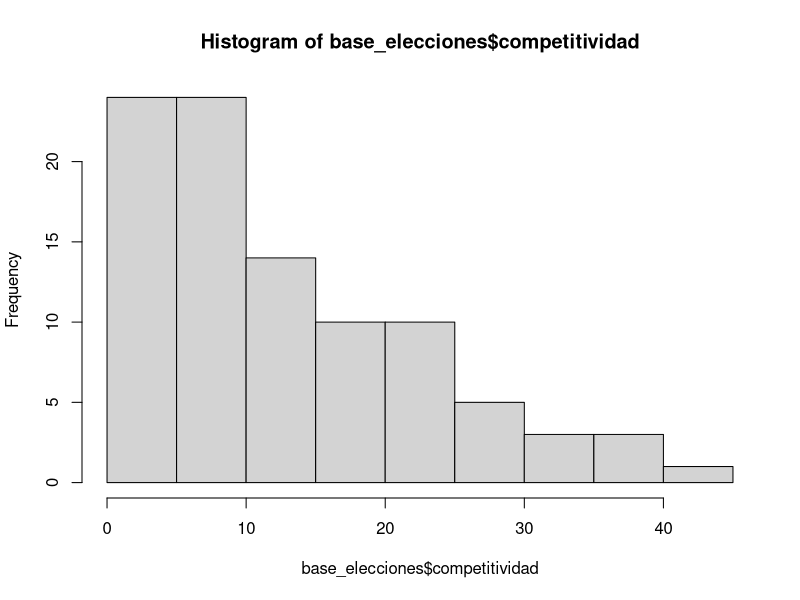
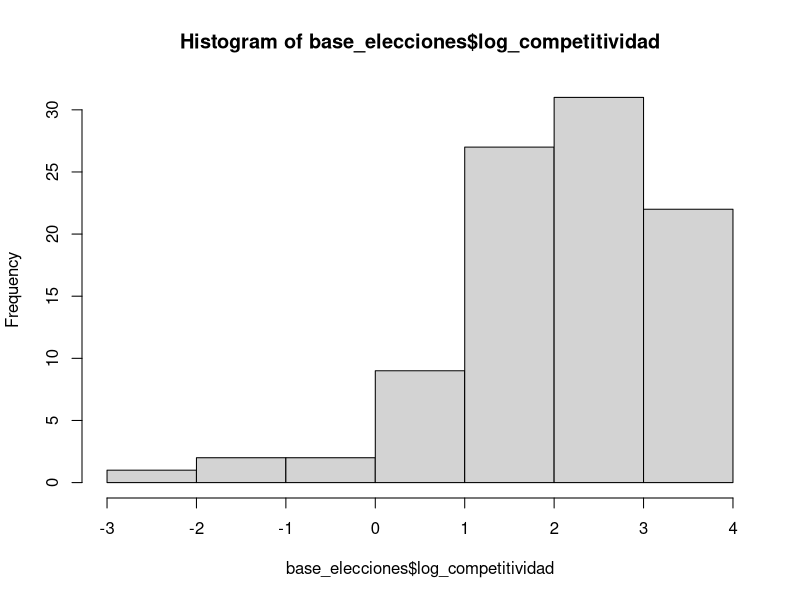
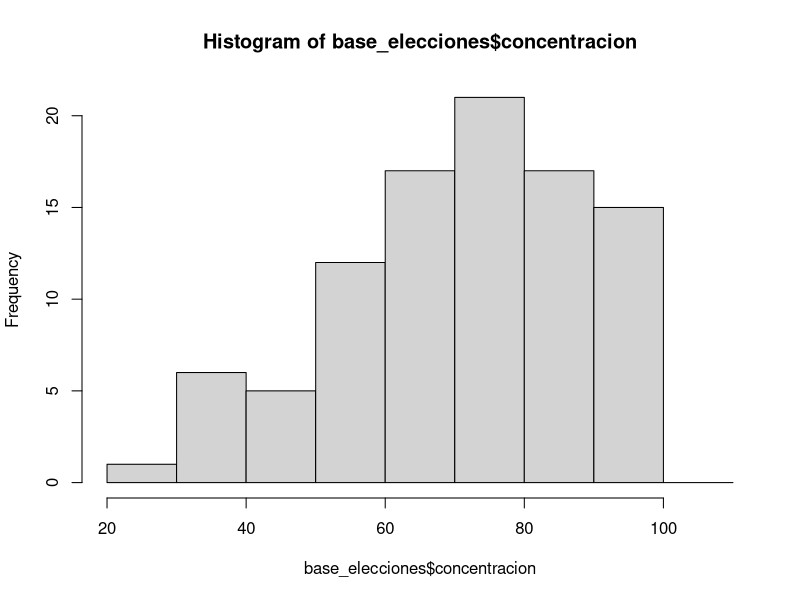
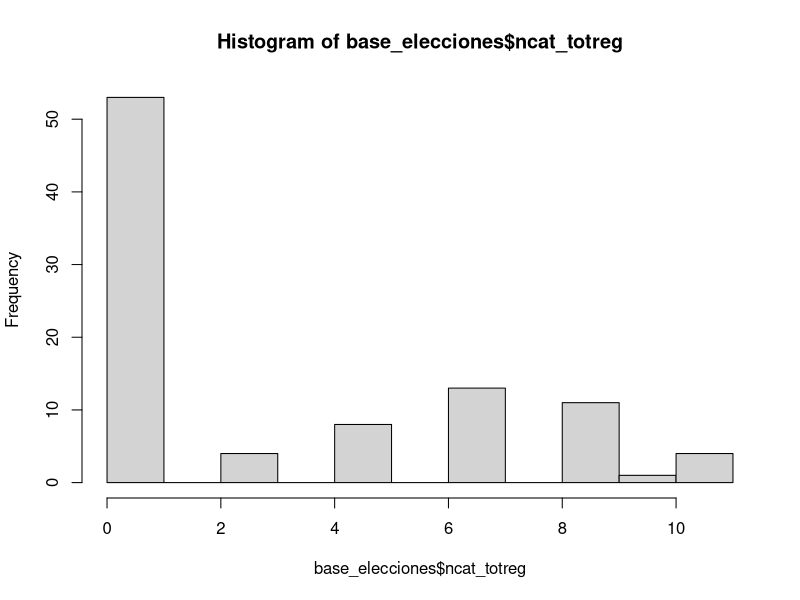
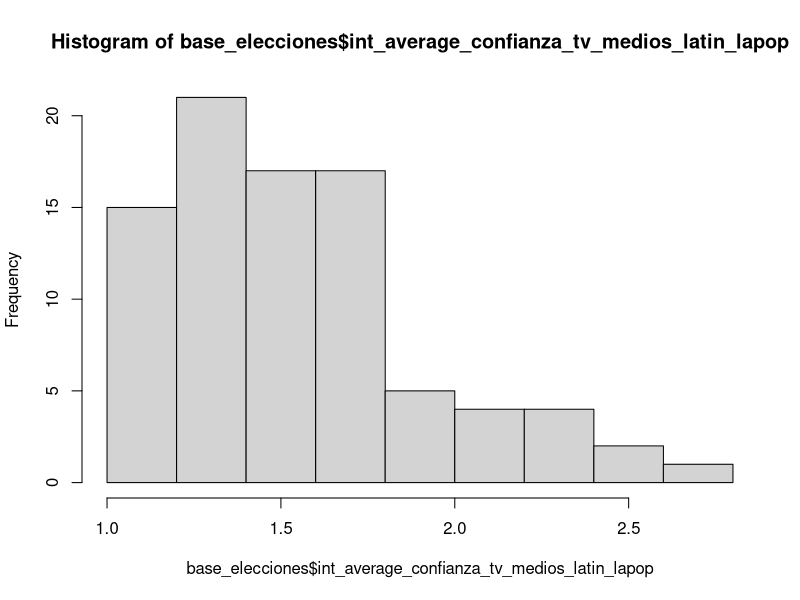
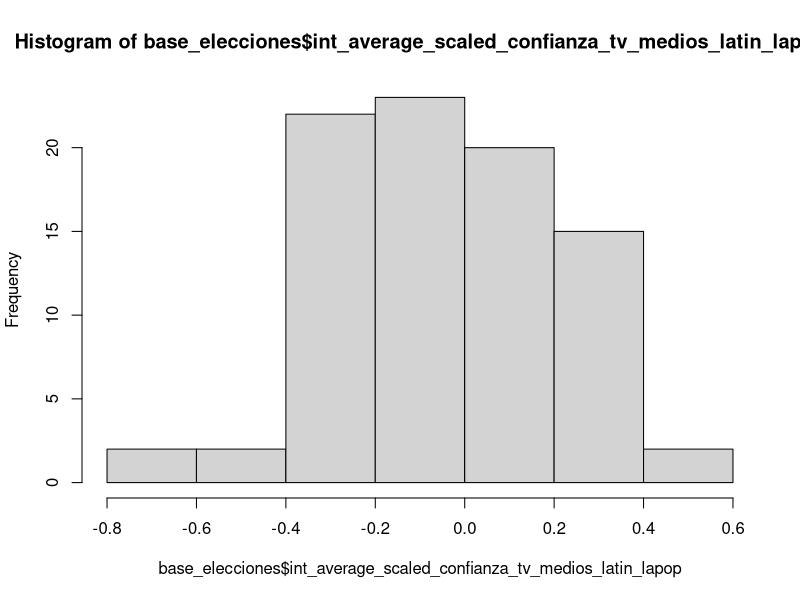
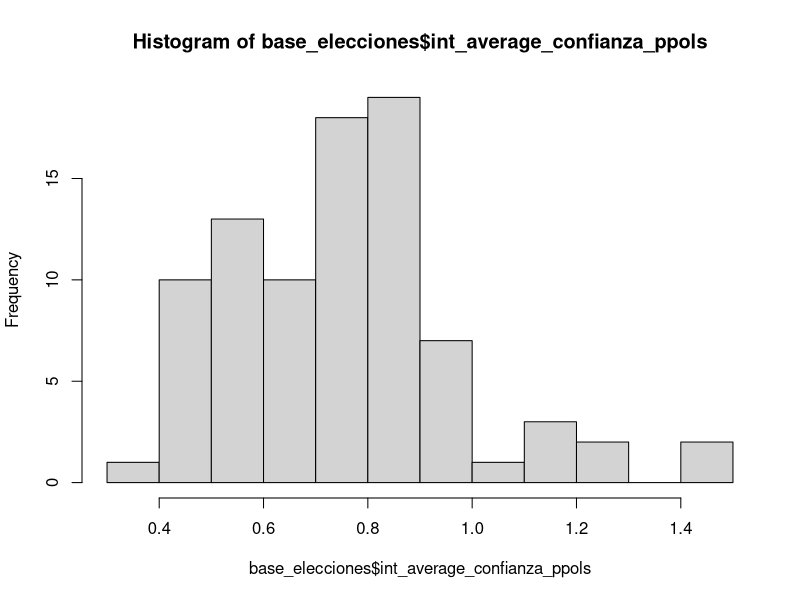
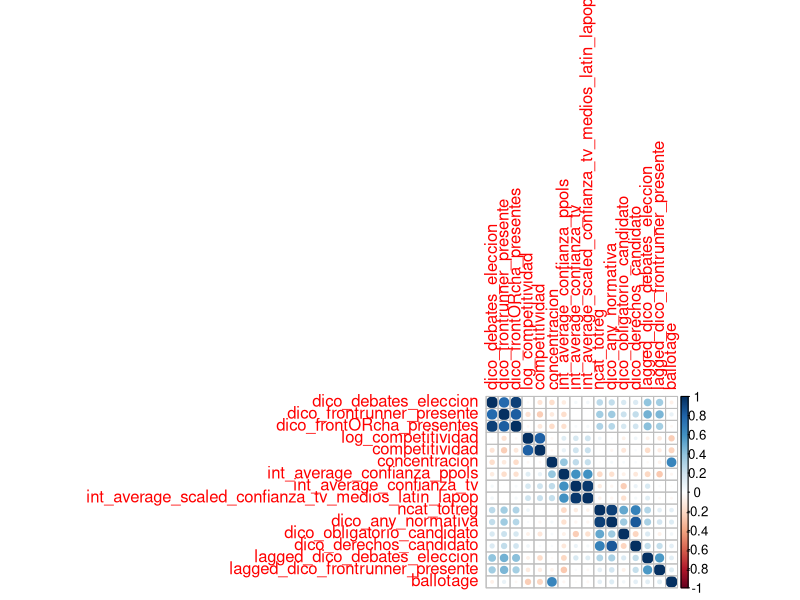

The R source for these figures, in order:
# MODELO DE PROBA DE AUSENCIAS PARA LOS CANDIATOS

# version borrador 8 abril 2024

# APUNTES: LISTA DE PENDIENTES #############

# PENDIENTE: AGREGAR CONTROL INTERACTIVO BALLOTAGE==1 que deberia volver insignificante el efecto de la concentracion. LISTO. RESULTADOS RAROS. PARA PENSAR / PREGUNTAR MAURICIO

# PENDIENTE CONSTRUIR TABLAS PARA INTERPRETAR VARIANDO VALORES DE TODAS VARIABLES
# PENDIENTE: PLOTEAR GRAFICOS INVIRTIENDO VARIABLES QUE SE VUELVEN VISIBLES, EJ NORMATIVA/ TRADICION, probado ya , igual definitivo cuando tengamos modelo definitivo
# PENDIENTE pensar pos de agregar todas variantes en un mismo grafico, o en un mismo panel

# PENDIENTE: ESTADISTICAS DESCRIPTIVAS! # estoy haciendo tablas y diferencias de medias, abr 2024, ver si algo mas es relevante
# PENDIENTE: QUIZAS SE PUEDEN INTERPRETAR RELAC VIBARIADAS COMO CUASI NEC Y CUASI SUF , P PENSAR# 

# IMPORTANTE PENDIENTE: QUIZAS CONSIDERAR UNA VD DE DEBATES SI PERO SIN FRONTRUNNER PARA ID CAUSAS SOBRE ESTE SUBSET,
# AUNQUE ATENTI PUEDE SER UN N MUY BAJO PARA LA CATEGORIA
# EN GRAL RESULTADOS A HOY ABRIL 11 2024 VIENEN SUGIRIENDO QUE DETS SON PARECIDOS PERO DIFERENTES
# A INCUMBENT SI O SI LE IMPORTA LA COMPETITIVIDAD
# PARA EL RESTO ES UN POCO MAS IMPORTANTE LA CONCENTRACION, LA COMPETITIVIDAD PIERDE IMP 

# PENDIENTES/ AYUDAMEMORIA 
# recirdar que para inclusion de VIS importa ortogonalidad o no, ademas de relevancia
# recordar interpretar sustantivamente la magnitud de los coeficientes

# LIBRERIAS #####

library(tidyverse)

# DATA ###########
setwd("/home/carolina/Documents/Proyectos R/debates_latam2024/tesis_doctorado/datav2023")
base_elecciones <- read.csv("all_elections.csv") %>% select(-X)
setwd("/home/carolina/Documents/Proyectos R/debates_latam2024/tesis_doctorado/")
options(scipen=999)
# TRABAJO ########

# CREACION DE VARIABLES AUXILIARES ##########

# variables dico de normativa

base_elecciones <- base_elecciones %>% 
  mutate(dico_obligatorio_candidato = ifelse(ncat_regcandidatos==3,1,0),
         dico_derechos_candidato = ifelse(ncat_regcandidatos==2,1,0))

base_elecciones <- base_elecciones %>% 
  mutate(dico_any_normativa = ifelse(ncat_regcandidatos>=2,1,0))

base_elecciones <- base_elecciones %>% 
  mutate(log_competitividad = log(competitividad))

# recategorizamos ballotage
base_elecciones <- base_elecciones %>% 
  mutate(ballotage = ifelse(ncat_ronda==2,1,0))

# base sin outlier competitividad # para probar modelos, comentar cuando aplique
full_data <- base_elecciones 
base_elecciones <- base_elecciones %>% 
  subset(electionid!="El Salvador 2024-02-04")
 
# EXPLORACION DESCRIPTIVA ###########

# exploracion de VDs alternativas
table(base_elecciones$dico_debates_eleccion)
table(base_elecciones$dico_frontrunner_presente)
table(base_elecciones$dico_frontORcha_presentes)

# chequeamos distribs bivariadas

# VIS CONTINUAS #

# COMPETITIVIDAD #
mean_values <- aggregate(competitividad ~ dico_debates_eleccion, base_elecciones, mean, na.rm = TRUE)
# hay mas competitividad (menos dif entre candidatos) cuando hay debates

mean_values <- aggregate(competitividad ~ dico_frontrunner_presente, base_elecciones, mean, na.rm = TRUE)
# idem, hay mas competitividad (menos dif entre candidatos) cuando hay debates, la diferencia es ligeramente mas amplia

# distrib
hist(base_elecciones$competitividad) # ojo, hay un outlier que puede ser problematico, calculo que se trata de el salvador
hist(base_elecciones$log_competitividad) # tiene mas sentido. otra alternativa sacar outlier?

# CONCENTRACION #
mean_values <- aggregate(concentracion ~ dico_debates_eleccion, base_elecciones, mean, na.rm = TRUE)
# las elecciones estan mas concentradas cuando no hay debates, o mas dispersas cuando hay debates

mean_values <- aggregate(concentracion ~ dico_frontrunner_presente, base_elecciones, mean, na.rm = TRUE)
# idem, pero al diferencia se estrecha a casi la mitad (6 puntos versus 3 puntos de diferencia en la diferencia de promedios)

hist(base_elecciones$concentracion)

# TOTREG #
mean_values <- aggregate(ncat_totreg ~ dico_debates_eleccion, base_elecciones, mean, na.rm = TRUE)
# la regulacion es mas estricta cuando hay debates

mean_values <- aggregate(ncat_totreg ~ dico_frontrunner_presente, base_elecciones, mean, na.rm = TRUE)
# idem, y la diferencia de medias se agranda para este caso

hist(base_elecciones$ncat_totreg)

# CONFIANZA EN MEDIOS # # PENDIENTE CORREGIR ESTE INDICADOR Y PROBAR ALTERNATIVOS 
mean_values <- aggregate(int_average_confianza_tv_medios_latin_lapop ~ dico_debates_eleccion, base_elecciones, mean, na.rm = TRUE)
# hay mas confianza en medios cuando hay debates dif de 0.6 puntos aprox en escala de 0 a 4

mean_values <- aggregate(int_average_confianza_tv_medios_latin_lapop ~ dico_frontrunner_presente, base_elecciones, mean, na.rm = TRUE)
# diferencia se reduce e invierte: hay mas confianza en medios cuando NO hay debates.
# IGUAL CATEGORIZACION DEL INDICADOR PUEDE ESTAR GENERANDO PROBLEMAS

hist(base_elecciones$int_average_confianza_tv_medios_latin_lapop)

# probamos version escalada
mean_values <- aggregate(int_average_scaled_confianza_tv_medios_latin_lapop ~ dico_debates_eleccion, base_elecciones, mean, na.rm = TRUE)
# hay menos confianza alli donde no hay debates
mean_values <- aggregate(int_average_scaled_confianza_tv_medios_latin_lapop ~ dico_frontrunner_presente, base_elecciones, mean, na.rm = TRUE)
# casi no hay diferencia

hist(base_elecciones$int_average_scaled_confianza_tv_medios_latin_lapop)


# CONFIANZA EN PPOLS # 
mean_values <- aggregate(int_average_confianza_ppols ~ dico_debates_eleccion, base_elecciones, mean, na.rm = TRUE)
# hay ligeramente mas confianza en ppols cuando NO hay debates

mean_values <- aggregate(int_average_confianza_ppols ~ dico_frontrunner_presente, base_elecciones, mean, na.rm = TRUE)
# idem, y distancia se agranda ligeramente

hist(base_elecciones$int_average_confianza_ppols)

# VARIABLES DICO # # PENDIENTE: QUIZAS SE PUEDEN INTERPRETAR ESSTAS VARIABLES COMO CUASI NEC Y CUASI SUF , P PENSAR# 

# RONDA # 
base_elecciones$ballotage %>% table()  
table(base_elecciones$ballotage, base_elecciones$dico_debates_eleccion)
# la distrib sugiere que esta variable es practicamente irrelevante , aunque hay ligeramente mas   
49/16 # en primera ronda 
22/8 # en segunda ronda # hay proporcionalmente mas debates en segunda que en primera ronda
table(base_elecciones$ballotage, base_elecciones$dico_frontrunner_presente)
25/40 # la relacion se vuelve MUCHO mas marcada para debates con fronturnner presente, casi por definicion 
# (--ya todos los debates que teniamos en segunda ronda en la cuenta anterior tenian al frontrunner presente--. 
#p pensar, hay que ver que hacer c esto)

# TRADICION # 
base_elecciones$lagged_dico_debates_eleccion %>% table()  
table(base_elecciones$lagged_dico_debates_eleccion, base_elecciones$dico_debates_eleccion)
# cuando no hubo debates en eleccion anterior, es ligeramente mas probable que no haya debates
# la relacion se invierte y por gran dif cuando si hubo debates (de cualq tipo) en eleccion anterior

table(base_elecciones$lagged_dico_debates_eleccion, base_elecciones$dico_frontrunner_presente)
# resultados similares, pero muy marcados para cuando no hubo debates en elec anterior 
# menos marcados para cuando hubo debates cualq en eleccion anterior 
# es decir, aun habiendo debates en elecc anterior no se coacciona del todo a frontrunner
# y que no haya habido debates en elecc anterior definitivamente da rienda mas suelta al frontrunner

base_elecciones$lagged_dico_frontrunner_presente %>% table()  
table(base_elecciones$lagged_dico_frontrunner_presente, base_elecciones$dico_debates_eleccion)
# se invierte para el caso de no debates (c frontrn) en elec anterior (vs cualq debate),en el sentido de que 
# aun no habiendo habido debates c frontrun, es mas prob que haya un debate (cualq) en elec actual que que no

table(base_elecciones$lagged_dico_frontrunner_presente, base_elecciones$dico_frontrunner_presente)
# aqui de nuevo results consistentes con narrativa en el sentido de que
# cuando frontrunner no asistio a ningun debate en elec anterior, es mas probable que no lo haga en actual eleccion (de hecho se espeja diferencia respecto de cuenta inmediata anterior)
# cuando frontrunner si asistio a debate en elec anterior, es mucho mas probable que si asista en la que siga

# NOMRATIVA DICO # 
base_elecciones$dico_obligatorio_candidato %>% table()   
# ojo que esta variable tiene una distrib muy sesgada
table(base_elecciones$dico_obligatorio_candidato, base_elecciones$dico_debates_eleccion)
# cuando no hay obligatoriedad, es igualmente mas probable que haya algun debate
# cuando hay obligatoriedad, 100% hay debate

table(base_elecciones$dico_obligatorio_candidato, base_elecciones$dico_frontrunner_presente)
# simil resultados anteriores, solo que proba de debate c frontrunner sin obligatoriedad disminuye respecto de cuenta anterior

base_elecciones$dico_derechos_candidato %>% table()  
table(base_elecciones$dico_derechos_candidato, base_elecciones$dico_debates_eleccion)
# cuando no hay derechos reconocidos, es mas proba que haya debates, aunque la dif se reduce respecto de la cuenta anterior
# (es relativamente mas proba que no haya debates que cuando no hay obligacion)

table(base_elecciones$dico_derechos_candidato, base_elecciones$dico_frontrunner_presente)
# cuando hay derechos reconocidos, es mucho mas proba que haya debates
# aun asi, hay ligera proba de que no haya debates

base_elecciones$dico_any_normativa %>% table()  
table(base_elecciones$dico_any_normativa, base_elecciones$dico_debates_eleccion)
# cuando no hay normativa, hay igualmente chances de que haya debates, pero la diferencia se achica respecto de anteriores, acercandose al 50/50 de chances
# es decir que esta variable se vuelve indiferente cuando es 0, ergo no es NEC para debates
# cuando hay normativa, casi siempre hay debates, salvo excepciones
table(base_elecciones$dico_any_normativa, base_elecciones$dico_frontrunner_presente)
# idem comentario para cuando hay normativa
# las chances se vuelven casi 50/50 para el caso de debates c asistencia de frontrunner (respecto de cualq debate) cuando NO hay normativa


### MULTICOLINEALIDAD CRUZADA PENDIENTE ## ACA ME QUEDE #####
# Calculate the correlation matrix
#full_data <- base_elecciones # reserva

cor_base_elecciones <- base_elecciones %>% 
  select(dico_debates_eleccion,
         dico_frontrunner_presente,
         dico_frontORcha_presentes,
         log_competitividad,
         competitividad,
         concentracion,
         int_average_confianza_ppols,
         int_average_confianza_tv,
         int_average_scaled_confianza_tv_medios_latin_lapop,
         ncat_totreg,
         dico_any_normativa,
         dico_obligatorio_candidato,
         dico_derechos_candidato,
         lagged_dico_debates_eleccion,
         lagged_dico_frontrunner_presente,
         ballotage)

correlation_matrix <- cor(cor_base_elecciones, use= "na.or.complete")

# Print the correlation matrix
print(correlation_matrix)

# Install and load the corrplot package if you haven't already
#install.packages("corrplot")
library(corrplot)

# Visualize the correlation matrix
corrplot(correlation_matrix, method = "circle")

# ballotage y concentracion efectivamente presentan un problema de multicolinealidad 
# no se bien si/como abordar esto 
# quizas lo que quiero capturar es justamente del ballotage su mayor concentracion y competitividad
# por ende no tiene mucho sentido agregarlo
# PENDIENTE PREG CELES

######################### MODELOS #########################

# MODELOS CON VARIABLE COMPET COMO BADE ##########

# vd original #####
modelo_base0 <- glm(dico_debates_eleccion ~ 
                      competitividad,
                    #log_competitividad,
                      data = base_elecciones,
                      family = "binomial")
summary(modelo_base0)

# signo esperado, magnitud pequeña, soprrendentemente parecida a la de modelos candidato; significavito al 0.1
# cuanto mas distancia entre 1 y 2, menos proba de debate
# para version log: perdemos significancia. signo sigue igual al esperado

# repetimos para otras VD: ####
modelo_base1 <- glm(dico_frontrunner_presente ~ 
                      competitividad,
                    #log_competitividad,
                   data = base_elecciones,
                   family = "binomial")
summary(modelo_base1)  # crece en magnitud, levemente, y en sginificancia. Signo sigue siendo el esperado
# para version log, crece en magnitud, signo igual al esperado, pero sigue sin ser sficativo
# para version normal pero sin outlier, es sficativa al 0.1. magnitud peq pero similar a version con outlier. signo esperado

modelo_base2 <- glm(dico_frontORcha_presentes ~ 
                      competitividad,
                      #log_competitividad,
                   data = base_elecciones,
                   family = "binomial") # resultados similares a version original en todo sentido
summary(modelo_base2)

# AGREGAMOS COMPLICACIONES AL MODELO ############
# MAS VARIABLES SOBRE PARTIDOS #############

modelo_1_0 <- glm(dico_debates_eleccion ~ 
                    competitividad +
                    #log_competitividad + 
                    concentracion,
                  data = base_elecciones,
                  family = "binomial")
summary(modelo_1_0)

# crece en magnitud, aunque lgieramente, coef competitividad. mejora sficancia al 0.05
# concentracion es sficativo al 0.1. magnitud pequeña. (pendiente interpretar magnitudes en terminos sustantivos)
# signo es el esperado: a mas concentracion, menos proba de debates, lo que abreva de mi idea de fragmentacion
# para version log: no sficativo

# probamos con VD alternativas 

modelo_1_1 <- glm(dico_frontrunner_presente ~ 
                    competitividad +
                    #log_competitividad + 
                    concentracion,
                  data = base_elecciones,
                  family = "binomial")
summary(modelo_1_1) 
# coef competitividad parecido a modelo base, tb un poco mas grande que para modelo 1_0. concetracion signo esperado pero pierde sficancia
# tiene sentido con idea de que fragmentacion aumenta proba de debates, pero no con candidato ppal presente
# version log: simil anterior: crece en magnitud, signo esperado, pero sin significancia
# idem version sin outlier, sficativa al 0.1

modelo_1_2 <- glm(dico_frontORcha_presentes ~                     
                    competitividad +
                    #log_competitividad + 
                    concentracion,
                  data = base_elecciones,
                  family = "binomial")
summary(modelo_1_2)
# consistente con idea anterior, aqui concentracion vuelve a ser sficativo (igual su magnitud sigue siendo reducida),
# indicando que hay oportunidades en las que fragmentacion ayuda a que haya debate, aunque sin necesariamente garantizar presencia de ppales contenedores
# en este modelo competitividad tiene performance parecida al modelo base 
# version log: simil comentarios anteriores. 
# EN CASOS QUE SIGUEN SIGUE OCURRIENDO PARECIDO SALVO INDICACION EN CONTRARIO: VERSION LOG PIERDE SFICANCIA ESTADISTICA

# VARIABLES LAGGED SOBRE DEBATES ##############

modelo_21_0 <- glm(dico_debates_eleccion ~ 
                     competitividad + 
                     #log_competitividad +
                     lagged_dico_debates_eleccion,
                  data = base_elecciones,
                  family = "binomial")
summary(modelo_21_0)

modelo_22_0 <- glm(dico_debates_eleccion ~ 
                     competitividad + 
                     #log_competitividad + 
                     concentracion + 
                     lagged_dico_debates_eleccion,
                  data = base_elecciones,
                  family = "binomial")
summary(modelo_22_0)

# debate en eleccion anterior es por lejos mejor predictor, magnitud mucho mas grande y sficativo al 0.001
# igual para pensar: magnitud tiene que ver con escalas. competitividad y concetrancion varian del 1 al 100 (hipoteticamente), lagged es dicotomica. 
# interesante es que variables de competencia y concentracion se mantienen parecidas!

# probamos con variables VD alternativas
modelo_21_1 <- glm(dico_frontrunner_presente ~ 
                     competitividad + 
                     #log_competitividad + 
                     lagged_dico_frontrunner_presente,
                   data = base_elecciones,
                   family = "binomial")
summary(modelo_21_1)

modelo_22_1 <- glm(dico_frontrunner_presente ~ 
                     competitividad + 
                     #log_competitividad + 
                     concentracion + 
                     lagged_dico_frontrunner_presente,
                   data = base_elecciones,
                   family = "binomial")
summary(modelo_22_1)
# idem comentario modelo_2 de arriba: se mantiene muy parecido a modelo_1, pero lagged aparece claramente como un predictor mas pontente, todavia mas cierto para el caso de la asistencia del frontrunner
# un peq parentesis, usando otra lagged con esta VD: 
modelo_23_1 <- glm(dico_frontrunner_presente ~ 
                     competitividad + 
                     #log_competitividad + 
                     concentracion + 
                     lagged_dico_debates_eleccion,
                   data = base_elecciones,
                   family = "binomial")
summary(modelo_23_1) # coef sigue siendo muy grande, aunque magnitud disminuye muy ligeramente respecto de 21_1. Idem en linea con expectativas

modelo_21_2 <- glm(dico_frontORcha_presentes ~ 
                     competitividad + 
                     #log_competitividad +
                     lagged_dico_frontORcha_presentes,
                   data = base_elecciones,
                   family = "binomial")
summary(modelo_21_2)

modelo_22_2 <- glm(dico_frontORcha_presentes ~ 
                     competitividad + 
                     #log_competitividad +
                     concentracion + 
                     lagged_dico_frontORcha_presentes,
                   data = base_elecciones,
                   family = "binomial")
summary(modelo_22_2) 
# simil comentarios anteriores, en este caso modelo si difiere de anteriores en coef concentracion, que pierde sficancia
# en lo demas idem: modelo muy parecido a modelo_1, pero lagged emerge como mejor predictor 

# FIXED EFFECTS POR PAIS ######

modelo_31_0 <- glm(dico_debates_eleccion ~ 
                     competitividad + 
                     #log_competitividad +
                     cat_pais,
                   data = base_elecciones,
                   family = "binomial")
summary(modelo_31_0)
# competitividad sigue teniendo signo esperado, mejora tamaño y nivel de sficancia
# fixed effects muchos no son sficativos, pero pendiente ver como assess esto creo que prueba F

modelo_32_0 <- glm(dico_debates_eleccion ~ 
                     competitividad + 
                     #log_competitividad + 
                     concentracion + 
                     lagged_dico_debates_eleccion + 
                     cat_pais,
                   data = base_elecciones,
                   family = "binomial")
summary(modelo_32_0)
# variable concentracion pierde sficancia, idem lagged, aunque mantienen su signo y en el caso de concentracion su magnitud
# estas variables parecen mas estructurales (sobre todo lagged) , por lo que fixed effects parecen comerse su efecto
# curioso, en modelo sin outlier competitivdad adquiere sficancia estadistica. lagged la manteiene pero reducida

# VDs alternativas


modelo_31_1 <- glm(dico_frontrunner_presente ~ 
                     competitividad + 
                     #log_competitividad + 
                     cat_pais,
                   data = base_elecciones,
                   family = "binomial")
summary(modelo_31_1) # idem comentarios que para 31_0, notese que aqui competitividad aumenta bastante su magnitud (x3)

modelo_32_1 <- glm(dico_frontrunner_presente ~ 
                     competitividad + 
                     #log_competitividad + 
                     concentracion + 
                     lagged_dico_frontrunner_presente + 
                     cat_pais,
                   data = base_elecciones,
                   family = "binomial")
summary(modelo_32_1) # idem


modelo_31_2 <- glm(dico_frontORcha_presentes ~ 
                     competitividad + 
                     #log_competitividad +
                     cat_pais,
                   data = base_elecciones,
                   family = "binomial")
summary(modelo_31_2) # idem comentarios anteriores

modelo_32_2 <- glm(dico_frontORcha_presentes ~ 
                     competitividad + 
                     #log_competitividad +
                     concentracion + lagged_dico_frontORcha_presentes + cat_pais,
                   data = base_elecciones,
                   family = "binomial")
summary(modelo_32_2) # idem

# el hecho de que competitividad aumente tanto su magnitud
# parece ser indicativo de que hay otros factores estructurales que no estamos considerando y que diluyen su efecto
# porque estarian correlacionados con esta variable (((para pensar: en que direccion???)))

# VARIABLES CONFIANZA LATINOBAROMETRO (PENDIENTE! EMPROLIJAR) ############

# modelo con interpolacion # pueden variarse los indicadores de confianza 
# OJO ATENTI pendiente ver como homogenizar esta variable tomada de fuentes alternativas,
# quizas sea mas adecuado estandarizar y recalcular

modelo_4_0 <- glm(dico_debates_eleccion ~ 
                    competitividad + 
                    #log_competitividad +
                    concentracion + 
                    lagged_dico_debates_eleccion +
                    int_average_scaled_confianza_tv_medios_latin_lapop + int_average_confianza_ppols,
                    #int_average_confianza_tv_medios_latin_lapop + int_average_confianza_ppols,
                data = base_elecciones,
                family = "binomial")
summary(modelo_4_0) 
# definitivamente sin resultados sficativos, en este modelo completo competitividad recupera sficancia aunque al 0.1, y aumenta en magnitud, mantiene signo esperado
# coefs de confianza cambian mucho y son definitivamente no sficativos }
# los resultados se mantienen similares para los distintos indicadores de confianza en medios utilizados
# version log de competitividad no es sficativa

modelo_4_1 <- glm(dico_frontrunner_presente ~ 
                    competitividad + 
                    #log_competitividad +
                    concentracion + 
                    lagged_dico_frontrunner_presente + 
                    int_average_scaled_confianza_tv_medios_latin_lapop + int_average_confianza_ppols,
                    #int_average_confianza_tv_medios_latin_lapop + int_average_confianza_ppols,
                  data = base_elecciones,
                  family = "binomial")
summary(modelo_4_1) 

# VARIABLES LEGISLACION #############
# pendiente 
modelo_5_0 <- glm(dico_debates_eleccion ~ 
                    competitividad + 
                    #log_competitividad +
                    concentracion + 
                    lagged_dico_debates_eleccion + 
                    int_average_scaled_confianza_tv_medios_latin_lapop + int_average_confianza_ppols +
                    #int_average_confianza_tv_medios_latin_lapop + int_average_confianza_ppols +
                    ncat_totreg,
                  data = base_elecciones,
                  family = "binomial")
summary(modelo_5_0) 

modelo_5_1 <- glm(dico_frontrunner_presente ~ 
                    competitividad + 
                    #log_competitividad +
                    concentracion + 
                    lagged_dico_frontrunner_presente + 
                    int_average_scaled_confianza_tv_medios_latin_lapop + int_average_confianza_ppols +
                    #int_average_confianza_tv_medios_latin_lapop + int_average_confianza_ppols +
                    ncat_totreg,
                data = base_elecciones,
                family = "binomial")
summary(modelo_5_1) 
# muy interesante la diferencia entre estos dos modelos!!! 
# para probar mas detenidamente, apenas los mire
# es decir que: alli donde NO hay tradicion NI regulacion, seguro importa la competencia,no?
# probar con variables dico de legislacion

# PENDIENTE: VER SI TIENE SENTIDO SELECCION DE CASOS COMO DEVIANT
# IGUAL NO SE SI TENEMOS DATOS PARA ESAS INSTANCIAS

# probamos con variables dico de normativa 

modelo_51_0 <- glm(dico_debates_eleccion ~ 
                     competitividad + 
                     #log_competitividad +
                     concentracion + 
                    lagged_dico_debates_eleccion + 
                     int_average_scaled_confianza_tv_medios_latin_lapop + int_average_confianza_ppols +
                    #int_average_confianza_tv_medios_latin_lapop + int_average_confianza_ppols +
                     dico_obligatorio_candidato + dico_derechos_candidato,
                  data = base_elecciones,
                  family = "binomial")
summary(modelo_51_0) 

modelo_51_1 <- glm(dico_frontrunner_presente ~ 
                     competitividad + 
                     #log_competitividad +
                     concentracion + 
                    lagged_dico_frontrunner_presente + 
                     int_average_scaled_confianza_tv_medios_latin_lapop + int_average_confianza_ppols +
                    #int_average_confianza_tv_medios_latin_lapop + int_average_confianza_ppols +
                     dico_obligatorio_candidato + dico_derechos_candidato,
                  data = base_elecciones,
                  family = "binomial")
summary(modelo_51_1) 
# falsa de significancia en dico_obligatorio_candidatos ha de deberse a muy bajo n, pero tamaño (!) y signo del coeficiente son sugestivos

# probamos con variable dico de normativa pero mas general


modelo_52_0 <- glm(dico_debates_eleccion ~ 
                     competitividad + 
                     #log_competitividad +
                     concentracion + 
                     lagged_dico_debates_eleccion + 
                     int_average_scaled_confianza_tv_medios_latin_lapop + int_average_confianza_ppols +
                     #int_average_confianza_tv_medios_latin_lapop + int_average_confianza_ppols +
                     dico_any_normativa,
                   data = base_elecciones,
                   family = "binomial")
summary(modelo_52_0) 

modelo_52_1 <- glm(dico_frontrunner_presente ~ 
                     competitividad + 
                     #log_competitividad +
                     concentracion + 
                     lagged_dico_frontrunner_presente + 
                     #int_average_scaled_confianza_tv_medios_latin_lapop + int_average_confianza_ppols +
                     #int_average_confianza_tv_medios_latin_lapop + int_average_confianza_ppols +
                     dico_any_normativa,
                   data = base_elecciones,
                   family = "binomial")
summary(modelo_52_1) 


######## AGREGAMOS VARIABLE RONDA #############################

modelo_6_0 <- glm(dico_debates_eleccion ~ 
                    competitividad + 
                    #log_competitividad +
                    concentracion + 
                     ballotage + ballotage*concentracion +
                     lagged_dico_debates_eleccion + 
                    int_average_scaled_confianza_tv_medios_latin_lapop + int_average_confianza_ppols +
                     #int_average_confianza_tv_medios_latin_lapop + int_average_confianza_ppols +
                     dico_any_normativa,
                   data = base_elecciones,
                   family = "binomial")
summary(modelo_6_0) 
# no se bien como interpretar resultados de este modelo, todo pierde sficancia salvo lagged_ :( ???
# igual notese que tamaño y signos de los coeficientes no cambian mucho, podemos estar simplemente teniendo un problema de poca precision, poca info para def parametros
# quizas lo mejor es tener un mejor indicador de fragmentacion y punto
# o quizas el problema es justamente la multicolinealidad entre variables!
# en version log: seguimos sin tener sficancia estadistica

modelo_6_1 <- glm(dico_frontrunner_presente ~ 
                    competitividad + 
                    #log_competitividad +
                    concentracion + 
                    ballotage + ballotage*concentracion +
                     lagged_dico_frontrunner_presente + 
                    int_average_scaled_confianza_tv_medios_latin_lapop + int_average_confianza_ppols +
                     #int_average_confianza_tv_medios_latin_lapop + int_average_confianza_ppols +
                     dico_any_normativa,
                   data = base_elecciones,
                   family = "binomial")
summary(modelo_6_1) 
# conforme con expectativas teoricas, cuando ballotage = 0, concentracion es sficativa. 
# la sficancia de ronda no puede interpretarse a simple vista puesto que en la tabla indica la sficancia de ronda solo cuando competitividad = 0 (elecciones muy muy competitivas, virtual empate)
# signo y valor indican que debates son MENOS probables en un ballotage


####### INTERPRETACION #################################
# buen enlace para leer output :  https://stats.stackexchange.com/questions/86351/interpretation-of-rs-output-for-binomial-regression 
# otro https://stats.oarc.ucla.edu/r/dae/logit-regression/
modelo_a_interpretar <- modelo_52_1 # ajustar segun deseado, por ahora (abr 2024), prefe es modelo_52_1
# EN CUALQUIER CASO CREO QUE ES INTERESANTE COMPRAR MODELOS CON VD ALTERNATIVA
# POR AHORA PARECE QUE VD CUALQ DEBATE ES MAS DEPENDIENTE DE LA CONCENTRACION, MIENTRAS QEU VD DEBATE CON CANDIDATO LIDER ES MAS DEPENIDENTE DE LA COMPETITIVIDAD
# ESTE ES UN RESULTADO INTERESANTE QUE VA EN LA LINEA DE MIS SOSPECHAS PREVIAS

# interpretacion de coeficientes:

# The logistic regression coefficients give the change in the log odds of the outcome for a one unit increase in the predictor variable.
#We can use the confint function to obtain confidence intervals for the coefficient estimates. Note that for logistic models, confidence intervals are based on the profiled log-likelihood function. We can also get CIs based on just the standard errors by using the default method.
confint(modelo_a_interpretar)
#You can also exponentiate the coefficients and interpret them as odds-ratios. R will do this computation for you. To get the exponentiated coefficients, you tell R that you want to exponentiate (exp), and that the object you want to exponentiate is called coefficients and it is part of mylogit (coef(mylogit)). We can use the same logic to get odds ratios and their confidence intervals, by exponentiating the confidence intervals from before. To put it all in one table, we use cbind to bind the coefficients and confidence intervals column-wise.
exp(coef(modelo_a_interpretar))
exp(cbind(OR = coef(modelo_a_interpretar), confint(modelo_a_interpretar)))

#You can also use predicted probabilities to help you understand the model. Predicted probabilities can be computed for both categorical and continuous predictor variables. In order to create predicted probabilities we first need to create a new data frame with the values we want the independent variables to take on to create our predictions.
#We will start by calculating the predicted probability of ... at each value of ...., holding .. and .. at their means. First we create and view the data frame.

# queremos comenzar para predicted proba de debate a cada valor de competitividad  para un pais con oblig = 0 y derechos = 0
valores_posibles_competitividad <- seq(range(log(base_elecciones$competitividad), na.rm=T)[1],range(base_elecciones$competitividad, na.rm=T)[2], 0.1)
valores_posibles_dico <- c(1,0)

# newdata1 <- with(base_elecciones, 
#                  data.frame(lagged_dico_frontrunner_presente = 0,
#                             dico_obligatorio_candidato = 0,
#                             dico_derechos_candidato = 0,
#                             concentracion = mean(concentracion, na.rm=T), 
#                             competitividad = valores_posibles))
# 
# newdata1$predicted_proba <- predict(modelo_a_interpretar, newdata = newdata1, type = "response")

# aca calculamos predicted proba de debate a cada valor de competitividad  para unvarios valores de normativva / trad

newdata2 <- with(base_elecciones, 
                 data.frame(lagged_dico_frontrunner_presente = rep(valores_posibles_dico, times = length(valores_posibles_competitividad)),
                            #dico_obligatorio_candidato = 0,#c(0,1),
                            #dico_derechos_candidato = 0,#c(0,1),
                            dico_any_normativa = 0,
                            concentracion = mean(concentracion, na.rm=T), 
                            competitividad = rep(valores_posibles_competitividad, each = length(valores_posibles_dico))))

#newdata2$predicted_proba <- predict(modelo_a_interpretar, newdata = newdata2, type = "response")

# The code to generate the predicted probabilities (the first line below) is the same as before, except we are also going to ask for standard errors so we can plot a confidence interval. We get the estimates on the link scale and back transform both the predicted values and confidence limits into probabilities.

newdata3 <- cbind(newdata2, 
                  predict(modelo_a_interpretar, 
                          newdata = newdata2, 
                          type = "link",
                          se = TRUE))

newdata3 <- within(newdata3, {
  PredictedProb <- plogis(fit)
  LL <- plogis(fit - (1.96 * se.fit))
  UL <- plogis(fit + (1.96 * se.fit))
})

# It can also be helpful to use graphs of predicted probabilities to understand and/or present the model. We will use the ggplot2 package for graphing. Below we make a plot with the predicted probabilities, and 95% confidence intervals.

ggplot(newdata3 %>% 
         mutate(lagged_dico_frontrunner_presente = as.factor(lagged_dico_frontrunner_presente)), 
       aes(x = competitividad, y = PredictedProb)) + 
  geom_ribbon(aes(ymin = LL, ymax = UL, fill= lagged_dico_frontrunner_presente), alpha = 0.2) + 
  geom_line(aes(colour = lagged_dico_frontrunner_presente), size = 1)

# aca calculamos predicted proba de debate a cada valor de competitividad  para unvarios valores de normativva / trad

newdata2 <- with(base_elecciones, 
                 data.frame(lagged_dico_frontrunner_presente = rep(valores_posibles_dico, times = length(valores_posibles_competitividad)),
                            #dico_obligatorio_candidato = 0,#c(0,1),
                            #dico_derechos_candidato = 0,#c(0,1),
                            dico_any_normativa = 1,
                            concentracion = mean(concentracion, na.rm=T), 
                            competitividad = rep(valores_posibles_competitividad, each = length(valores_posibles_dico))))

#newdata2$predicted_proba <- predict(modelo_a_interpretar, newdata = newdata2, type = "response")

# The code to generate the predicted probabilities (the first line below) is the same as before, except we are also going to ask for standard errors so we can plot a confidence interval. We get the estimates on the link scale and back transform both the predicted values and confidence limits into probabilities.

newdata3 <- cbind(newdata2, 
                  predict(modelo_a_interpretar, 
                          newdata = newdata2, 
                          type = "link",
                          se = TRUE))

newdata3 <- within(newdata3, {
  PredictedProb <- plogis(fit)
  LL <- plogis(fit - (1.96 * se.fit))
  UL <- plogis(fit + (1.96 * se.fit))
})

# It can also be helpful to use graphs of predicted probabilities to understand and/or present the model. We will use the ggplot2 package for graphing. Below we make a plot with the predicted probabilities, and 95% confidence intervals.

ggplot(newdata3 %>% 
         mutate(lagged_dico_frontrunner_presente = as.factor(lagged_dico_frontrunner_presente)), 
       aes(x = competitividad, y = PredictedProb)) + 
  geom_ribbon(aes(ymin = LL, ymax = UL, fill= lagged_dico_frontrunner_presente), alpha = 0.2) + 
  geom_line(aes(colour = lagged_dico_frontrunner_presente), size = 1)

# REPETIMOS PERO ahora ploteamos cambiando los valores de variantes en la normativa
# igual a ajustar segun modelo finalmente elegido

newdata2 <- with(base_elecciones, 
                 data.frame(lagged_dico_frontrunner_presente = 0,
                            #dico_obligatorio_candidato = 0,#c(0,1), # no entiendo bien que pasa cuando esta v es 1 y la que sigue 0, quizas se debe a la falta de casos reales, insuf variablilidad, sobre det # claro si, predicted proba es siempre 1 
                            #dico_derechos_candidato = 1,#c(0,1),
                            dico_any_normativa = rep(valores_posibles_dico, times = length(valores_posibles_competitividad)),
                            concentracion = mean(concentracion, na.rm=T), 
                            competitividad = rep(valores_posibles_competitividad, each = length(valores_posibles_dico))))

# The code to generate the predicted probabilities (the first line below) is the same as before, except we are also going to ask for standard errors so we can plot a confidence interval. We get the estimates on the link scale and back transform both the predicted values and confidence limits into probabilities.

newdata3 <- cbind(newdata2, 
                  predict(modelo_a_interpretar, 
                          newdata = newdata2, 
                          type = "link",
                          se = TRUE))

newdata3 <- within(newdata3, {
  PredictedProb <- plogis(fit)
  LL <- plogis(fit - (1.96 * se.fit))
  UL <- plogis(fit + (1.96 * se.fit))
})

# It can also be helpful to use graphs of predicted probabilities to understand and/or present the model. We will use the ggplot2 package for graphing. Below we make a plot with the predicted probabilities, and 95% confidence intervals.

ggplot(newdata3 %>% 
         mutate(dico_any_normativa = as.factor(dico_any_normativa)), 
       aes(x = competitividad, y = PredictedProb)) + 
  geom_ribbon(aes(ymin = LL, ymax = UL, fill= dico_any_normativa), alpha = 0.2) + 
  geom_line(aes(colour = dico_any_normativa), size = 1)
# ATENTI: CUANDO HAY TRADICION, EFECTO DE NORMATIVA TB SE VUELVE INDISTINGUIBLE


# invertimos posicion de variables en este ploteo ####

newdata2 <- with(base_elecciones, 
                 data.frame(lagged_dico_frontrunner_presente = 1,
                            #dico_obligatorio_candidato = 0,#c(0,1), # no entiendo bien que pasa cuando esta v es 1 y la que sigue 0, quizas se debe a la falta de casos reales, insuf variablilidad, sobre det # claro si, predicted proba es siempre 1 
                            #dico_derechos_candidato = 1,#c(0,1),
                            dico_any_normativa = rep(valores_posibles_dico, times = length(valores_posibles_competitividad)),
                            concentracion = mean(concentracion, na.rm=T), 
                            competitividad = rep(valores_posibles_competitividad, each = length(valores_posibles_dico))))


# The code to generate the predicted probabilities (the first line below) is the same as before, except we are also going to ask for standard errors so we can plot a confidence interval. We get the estimates on the link scale and back transform both the predicted values and confidence limits into probabilities.

newdata3 <- cbind(newdata2, 
                  predict(modelo_a_interpretar, 
                          newdata = newdata2, 
                          type = "link",
                          se = TRUE))

newdata3 <- within(newdata3, {
  PredictedProb <- plogis(fit)
  LL <- plogis(fit - (1.96 * se.fit))
  UL <- plogis(fit + (1.96 * se.fit))
})

# It can also be helpful to use graphs of predicted probabilities to understand and/or present the model. We will use the ggplot2 package for graphing. Below we make a plot with the predicted probabilities, and 95% confidence intervals.

ggplot(newdata3 %>% 
         mutate(dico_any_normativa = as.factor(dico_any_normativa)), 
       aes(x = competitividad, y = PredictedProb)) + 
  geom_ribbon(aes(ymin = LL, ymax = UL, fill= dico_any_normativa), alpha = 0.2) + 
  geom_line(aes(colour = dico_any_normativa), size = 1)
# y cuando no hay tradicion tb? no se bien que hacer de esto

# assesing fit: distancia entre data original y proba predicha ###############


base_elecciones_predicted_outcome <- cbind(base_elecciones, 
                  predict(modelo_a_interpretar, 
                          newdata = base_elecciones, 
                          type = "link",
                          se = TRUE))

base_elecciones_predicted_outcome$predicted_outcome <-  predict(modelo_a_interpretar, 
                                                                        newdata = base_elecciones, 
                                                                        type = "response")

base_elecciones_predicted_outcome <- base_elecciones_predicted_outcome %>% 
  mutate(diff_predicted_outcome = dico_frontrunner_presente - predicted_outcome) %>% 
  mutate(abs_diff_predicted_outcome = diff_predicted_outcome %>% abs())

check <- base_elecciones_predicted_outcome %>% 
  select(abs_diff_predicted_outcome, diff_predicted_outcome, electionid, 
         dico_debates_eleccion, dico_frontrunner_presente, predicted_outcome,
         competitividad, concentracion, lagged_dico_frontrunner_presente, dico_any_normativa,
         ballotage)
